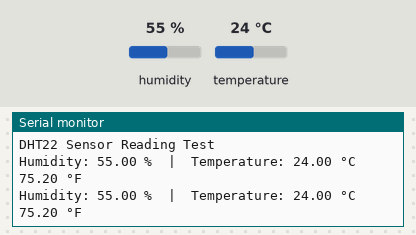
A sketch run on a simulated Arduino Uno, built with avr-gcc and run on an emulated ATmega328P. Shown: the last lines printed to the serial monitor. The inputs (shaded band) are chosen by the test bench; at power-on: humidity 55 %, temperature 24 °C.

Above: at 2.8 s.
2.9 s: humidity set to 22 %
At 4.9 s:
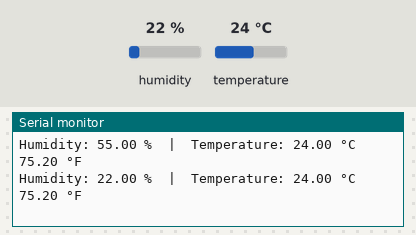
5.6 s: temperature set to 12 °C
At 6.7 s:
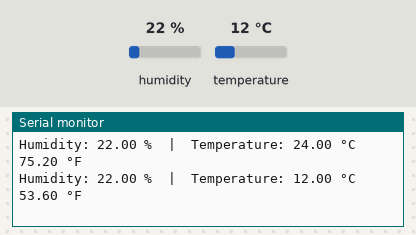
8.3 s: humidity set to 40 %
At 11.4 s:
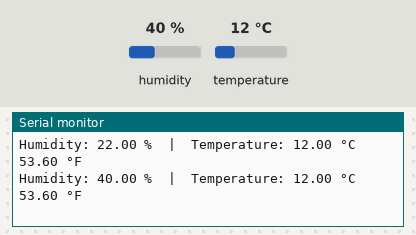
Timing chart, 0 to 12.9 s (numbered marks = the images above; inputs shaded):
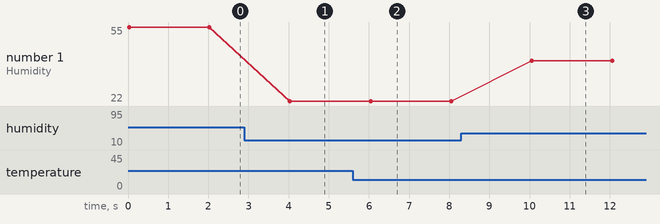

Measured:
- after the input at 2.9 s, the serial monitor: prints a new line after 1.1 s (image 1)
- after the input at 5.6 s, the serial monitor: prints a new line after 0.44 s (image 2)
- after the input at 8.3 s, the serial monitor: prints a new line after 1.8 s (image 3)
- plotted number 1: 22 → 40 after the input at 8.3 s

The sketch:

dht22_esp.ino
```cpp
#include <Adafruit_Sensor.h>
#include <DHT.h>
#include <DHT_U.h>

// ====== DHT22 Setup ======
#define DHTPIN 2        // Data pin connected to Arduino digital pin 2
#define DHTTYPE DHT22   // DHT 22 (AM2302)

DHT dht(DHTPIN, DHTTYPE);

void setup() {
  Serial.begin(9600);
  Serial.println("DHT22 Sensor Reading Test");

  dht.begin();
}

void loop() {
  // Read humidity and temperature
  float humidity = dht.readHumidity();
  float temperature = dht.readTemperature();      // Celsius
  float temperatureF = dht.readTemperature(true); // Fahrenheit

  // Check if reading failed
  if (isnan(humidity) || isnan(temperature) || isnan(temperatureF)) {
    Serial.println("❌ Failed to read from DHT22 sensor!");
    delay(2000);
    return;
  }

  // Print results
  Serial.print("Humidity: ");
  Serial.print(humidity);
  Serial.print(" %  |  Temperature: ");
  Serial.print(temperature);
  Serial.print(" °C  ");
  Serial.print(temperatureF);
  Serial.println(" °F");

  delay(2000); // update every 2 seconds
}
```
